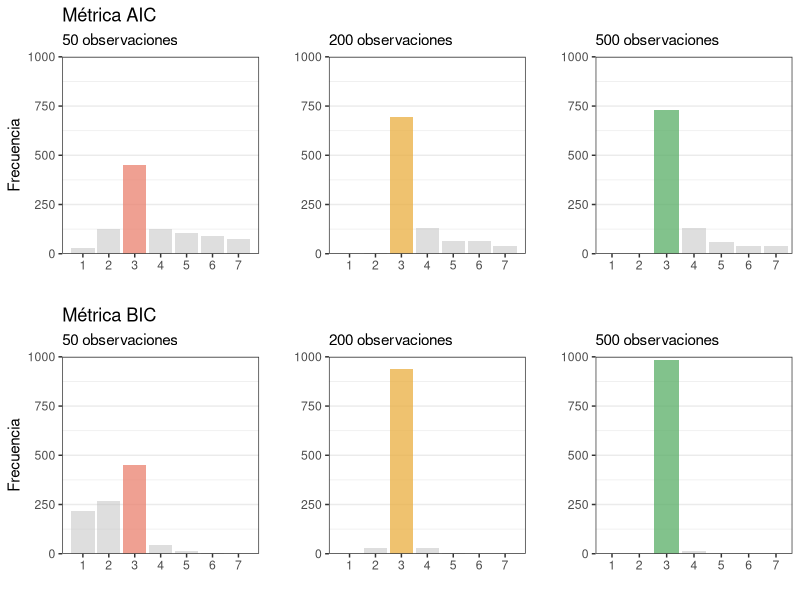

Generate this figure with R:
library(ggplot2)
library(tidyverse)
library(gridExtra)


# Leo los datos giardados: 

orden <- read.csv("data/df_aic_bic_ma.csv", header = TRUE)
View(orden)


g1 <- orden %>% ggplot(aes(aic_50)) + 
  geom_bar(fill = alpha("gray", 0.5)) +  # Ajusta la transparencia y el color
  geom_bar(data = subset(orden, aic_50 == 3), fill = alpha("tomato", 0.5), size = 0.5) +  # Ajusta la transparencia
  labs(x = "", y = "Frecuencia") + ggtitle("Métrica AIC", subtitle = "50 observaciones") +
  scale_x_continuous(breaks = seq(1, 7, by = 1)) + 
  scale_y_continuous(expand = c(0, 0), limits = c(0, 1000)) +
  theme_bw() +
  theme(panel.grid.major.x = element_blank(),
        panel.grid.minor.x = element_blank())


# Crear un nuevo dataframe con el punto adicional (1,0)
punto_adicional <- data.frame(aic_200 = 1, y = 0)
# Debo hacer esto para el grafico que sigue porque nunca eligio orden 1, 
# y quiero incluir ese numero igual

g2 <- orden %>% ggplot(aes(aic_200)) +
  geom_bar(fill = alpha("gray", 0.5)) +
  geom_bar(data=subset(orden, aic_200==3), fill=alpha("orange",0.5), size=0.5) +
  geom_bar(data = punto_adicional, fill = alpha("gray", 0.5), size = 0.5) +  # Agregar el punto adicional
  labs(x = "", y = "") +
  ggtitle("", subtitle = "200 observaciones") +
  scale_x_continuous(breaks = seq(1, 7, by = 1)) +
  scale_y_continuous(expand = c(0, 0), limits = c(0, 1000)) +
  theme_bw()+
  theme(panel.grid.major.x = element_blank(),
        panel.grid.minor.x = element_blank())


g3 <- orden %>% ggplot(aes(aic_500)) + 
  geom_bar(fill = alpha("gray", 0.5)) +
  geom_bar(data=subset(orden, aic_500==3), fill=alpha("#26A63A",0.5), size=0.5) +
  labs(x="",y="") + ggtitle("", subtitle = "500 observaciones")+
  scale_x_discrete(limits = c("1","2","3","4","5","6","7")) + 
  scale_y_continuous(expand = c(0, 0), limits = c(0, 1000)) +
  theme_bw() +
  theme(panel.grid.major.x = element_blank(), # Saca lineas de cuadricula
        panel.grid.minor.x = element_blank())  

g4 <- orden %>% ggplot(aes(bic_50)) + 
  geom_bar(fill = alpha("gray", 0.5)) +  # Ajusta la transparencia y el color
  geom_bar(data = subset(orden, bic_50 == 3), fill = alpha("tomato", 0.5), size = 0.5) +  # Ajusta la transparencia
  labs(x = "", y = "Frecuencia") + ggtitle("Métrica BIC", subtitle = "50 observaciones") +
  scale_x_continuous(breaks = seq(1, 7, by = 1)) + 
  scale_y_continuous(expand = c(0, 0), limits = c(0, 1000)) +
  theme_bw() +
  theme(panel.grid.major.x = element_blank(),
        panel.grid.minor.x = element_blank())

punto_adicional <- data.frame(bic_200 = 1, y = 0)
g5 <- orden %>% ggplot(aes(bic_200)) + 
  geom_bar(fill = alpha("gray", 0.5)) +
  geom_bar(data=subset(orden, bic_200==3), fill=alpha("orange",0.5), size=0.5) +
  geom_bar(data = punto_adicional, fill = alpha("gray", 0.5), size = 0.5) +
  labs(x="",y="") + ggtitle("", subtitle = "200 observaciones")+
  scale_x_continuous(breaks = seq(1, 7, by = 1)) + 
  scale_y_continuous(expand = c(0, 0), limits = c(0, 1000)) +
  theme_bw() +
  theme(panel.grid.major.x = element_blank(), # Saca lineas de cuadricula
        panel.grid.minor.x = element_blank()) 


g6 <- orden %>% ggplot(aes(x=factor(bic_500))) + 
  geom_bar(fill = alpha("gray", 0.5)) +
  geom_bar(data=subset(orden, bic_500==3), fill=alpha("#26A63A",0.5), size=0.5) +
  labs(x="",y="") + ggtitle("", subtitle = "500 observaciones")+
  scale_x_discrete(limits = c("1","2","3","4","5","6","7")) + 
  scale_y_continuous(expand = c(0, 0), limits = c(0, 1000)) +
  theme_bw() +
  theme(panel.grid.major.x = element_blank(), # Saca lineas de cuadricula
        panel.grid.minor.x = element_blank()) 

selec_ma <- grid.arrange(g1,g2,g3,g4,g5,g6, nrow=2)
